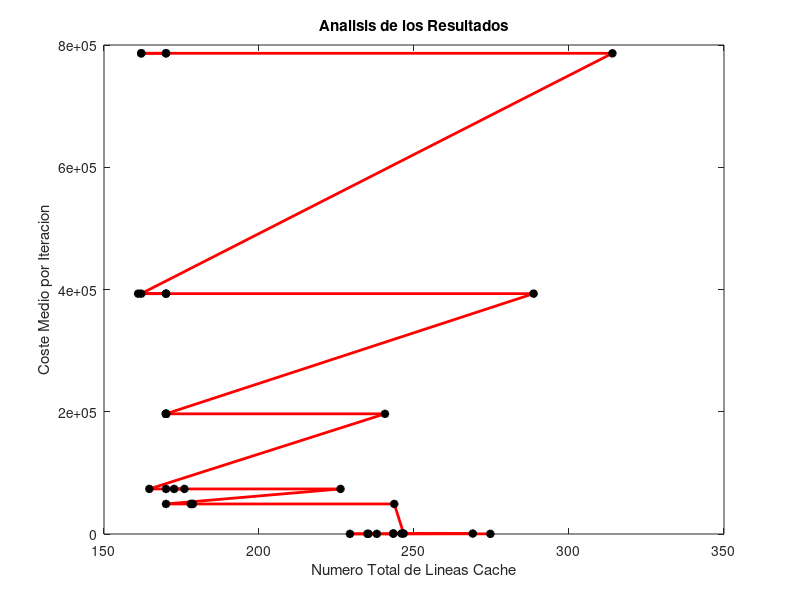

Source code (MATLAB):
function analisis_puntos
clear all
clf
close all

t=load('puntos.txt'); 
x=t(:,1);
y=t(:,2);
x1=[0:(length(x)/3)-1];
y1=[0:(length(y)/3)-1];
k=1;
i=3;
while i<=length(x)
  z=x(i)*x(i-1)*x(i-2);
  x1(k)=z^(1/3);
  y1(k)=y(i);
  i=i+3;
  k=k+1;
endwhile
x1
y1
plot(x1,y1,'-r*','linewidth',2,'markersize',6,'markeredgecolor','k','markerfacecolor','k');
title('Analisis de los Resultados');
xlabel('Numero Total de Lineas Cache');
ylabel('Coste Medio por Iteracion');
